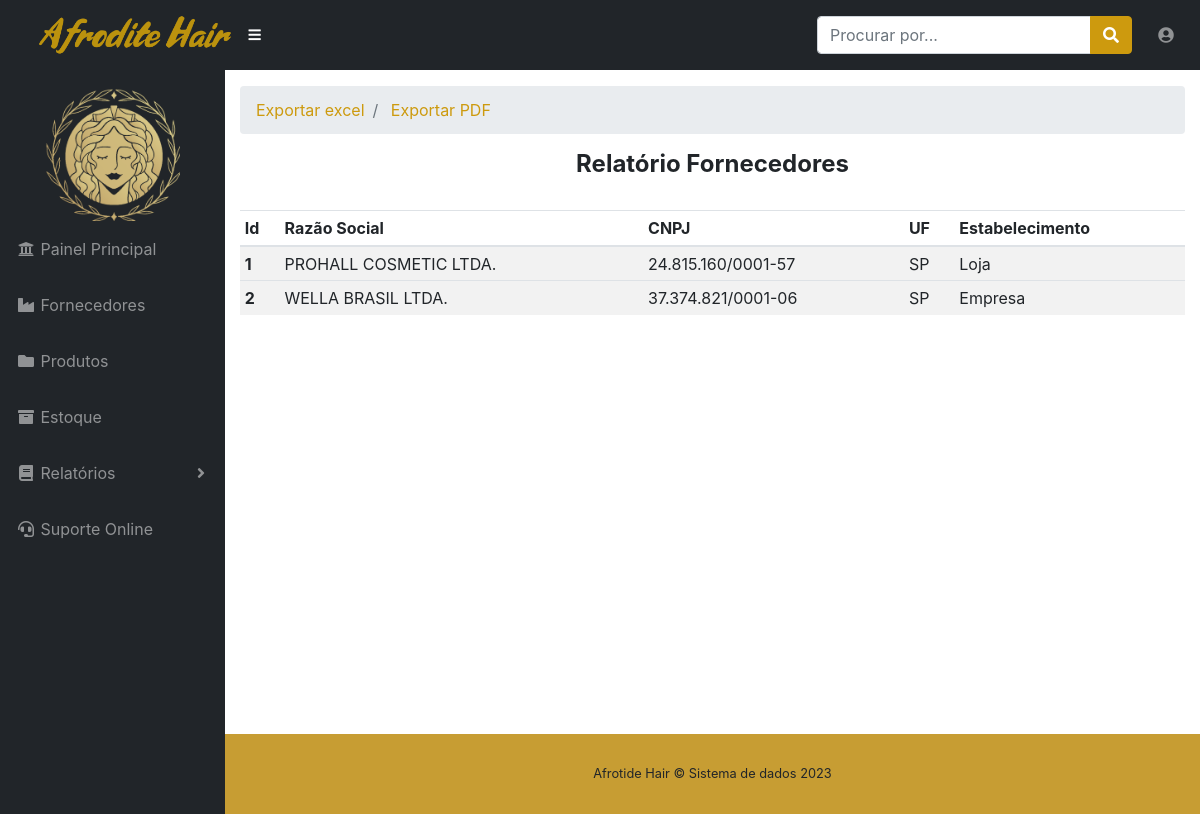
Page /view/relatorio_fornecedores.php (signed in) on the committed database.
### tables this page shows
CREATE TABLE `fornecedores` (
  `id` int(11) NOT NULL,
  `nome` varchar(100) DEFAULT NULL,
  `cnpj` varchar(50) DEFAULT NULL,
  `uf` varchar(3) DEFAULT NULL,
  `tipo_estabelecimento` varchar(50) DEFAULT NULL
);

### view/relatorio_fornecedores.php (the view, shortened to what this page needs)
<?php
require "../dao/conexao.php";
$sql_fornecedores = "SELECT * FROM fornecedores ORDER BY id ";
$result_fornecedores = mysqli_query($conexao, $sql_fornecedores);
$row_fornecedores = mysqli_num_rows($result_fornecedores);
?>
<!DOCTYPE html>
<html lang="en">
<head>
  <link href="../vendor/fontawesome-free/css/all.min.css" rel="stylesheet" type="text/css">
  <link href="../vendor/datatables/dataTables.bootstrap4.css" rel="stylesheet">
  <link href="../css/sb-admin.css" rel="stylesheet">
</head>
<body id="page-top">
  <?php
  include_once "nav.php";
  ?>
  <div id="wrapper">
    <?php
    include_once "menu.php";
    ?>
    <div id="content-wrapper">
      <div class="container-fluid">
        <ol class="breadcrumb">
          <li class="breadcrumb-item">
            <a href="planilha_fornecedores.php">Exportar excel</a>
          </li>
          <li class="breadcrumb-item">
            <a href="gerar_pdf_fornecedores.php">Exportar PDF</a>
          </li>
        </ol>
        <h4 style="text-align:center"><strong>Relatório Fornecedores</strong></h4><br>
        <?php
        if ($row_fornecedores == "0") { ?>
          <div class="alert alert-warning" role="alert">
            Nenhum fornecedor cadastrado <i class="fas fa-fw fa-exclamation-triangle"></i>
          </div>
        <?php
        } else { ?>
          <div class="table-responsive">
            <table class="table table-striped table-sm">
              <thead>
                <tr>
                  <th>Id</th>
                  <th>Razão Social</th>
                  <th>CNPJ</th>
                  <th>UF</th>
                  <th>Estabelecimento</th>
                </tr>
              </thead>
              <tbody>
                <?php while ($dados_fornecedores = mysqli_fetch_array($result_fornecedores)) {
                    echo "<tr>";
                    echo "<th scope='row'>" . $dados_fornecedores['id'] . "</th>";
                    echo  "<td>" . $dados_fornecedores['nome'] . "</td>";
                    echo  "<td>" . $dados_fornecedores['cnpj'] . "</td>";
                    echo  "<td>" . $dados_fornecedores['uf'] . "</td>";
                    echo  "<td>" . $dados_fornecedores['tipo_estabelecimento'] . "</td>";
                    echo "<tr>";
                  } ?>
              </tbody>
            </table>
          </div>
        <?php
        }
        ?>
      </div>
      <footer class="sticky-footer">
        <div class="container my-auto">
          <div class="copyright text-center my-auto">
            <span>Afrotide Hair © Sistema de dados 2023</span>
          </div>
        </div>
      </footer>
    </div>
  </div>
</body>
</html>

### rows in the picture
fornecedores: id "1", nome "PROHALL COSMETIC LTDA.", cnpj "24.815.160/0001-57", uf "SP", tipo_estabelecimento "Loja"
fornecedores: id "2", nome "WELLA BRASIL LTDA.", cnpj "37.374.821/0001-06", uf "SP", tipo_estabelecimento "Empresa"
